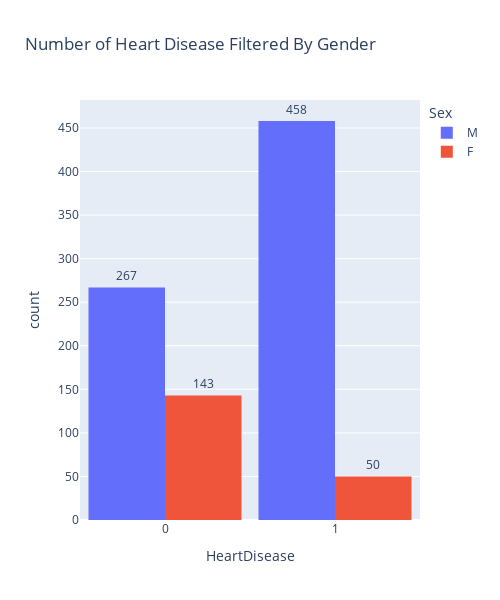

Notebook source saved alongside this figure:
### Code cell
#Total Heart Disease filtered by Gender in histogram
fig_heart_disease_by_gender = px.histogram(df, x="HeartDisease",color="Sex",title="Number of Heart Disease Filtered By Gender",text_auto=True, width=500, height=600,barmode="group")
fig_heart_disease_by_gender.update_layout(bargap=0.1)
fig_heart_disease_by_gender.update_xaxes(nticks=3)
fig_heart_disease_by_gender.update_traces(textposition="outside")
fig_heart_disease_by_gender.show()
# 0 represent not diagnosed for heart disease
# 1 represent diagnosed for heart disease
# M represent Male
# F represent Female

### Figure 1 — Plotly figure (JSON) as saved in the notebook; plotly's stock layout.template omitted (floating-point values rounded to 4 significant figures; data arrays with more than 128 entries replaced by an {"elided": "..."} marker saying what was removed)
{"data": [{"alignmentgroup": "True", "bingroup": "x", "hovertemplate": "Sex=M<br>HeartDisease=%{x}<br>count=%{y}<extra></extra>", "legendgroup": "M", "marker": {"color": "#636efa", "pattern": {"shape": ""}}, "name": "M", "offsetgroup": "M", "orientation": "v", "showlegend": true, "textposition": "outside", "texttemplate": "%{value}", "type": "histogram", "x": {"elided": "725 int values"}, "xaxis": "x", "yaxis": "y"}, {"alignmentgroup": "True", "bingroup": "x", "hovertemplate": "Sex=F<br>HeartDisease=%{x}<br>count=%{y}<extra></extra>", "legendgroup": "F", "marker": {"color": "#EF553B", "pattern": {"shape": ""}}, "name": "F", "offsetgroup": "F", "orientation": "v", "showlegend": true, "textposition": "outside", "texttemplate": "%{value}", "type": "histogram", "x": {"elided": "193 int values"}, "xaxis": "x", "yaxis": "y"}], "layout": {"bargap": 0.1, "barmode": "group", "height": 600, "legend": {"title": {"text": "Sex"}, "tracegroupgap": 0}, "title": {"text": "Number of Heart Disease Filtered By Gender"}, "width": 500, "xaxis": {"anchor": "y", "domain": [0, 1], "nticks": 3, "title": {"text": "HeartDisease"}}, "yaxis": {"anchor": "x", "domain": [0, 1], "title": {"text": "count"}}}}
